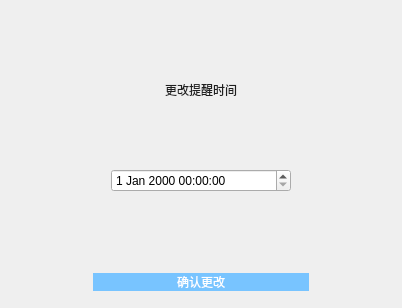
<?xml version="1.0" encoding="UTF-8"?>
<ui version="4.0">
 <class>edit_reminder</class>
 <widget class="QDialog" name="edit_reminder">
  <property name="geometry">
   <rect>
    <x>0</x>
    <y>0</y>
    <width>402</width>
    <height>308</height>
   </rect>
  </property>
  <property name="windowTitle">
   <string>Dialog</string>
  </property>
  <layout class="QGridLayout" name="gridLayout">
   <item row="0" column="0">
    <layout class="QVBoxLayout" name="verticalLayout" stretch="2,2,1,2">
     <property name="sizeConstraint">
      <enum>QLayout::SetNoConstraint</enum>
     </property>
     <property name="leftMargin">
      <number>10</number>
     </property>
     <property name="topMargin">
      <number>5</number>
     </property>
     <property name="rightMargin">
      <number>10</number>
     </property>
     <property name="bottomMargin">
      <number>5</number>
     </property>
     <item>
      <widget class="QLabel" name="label">
       <property name="styleSheet">
        <string notr="true">font: 20 14pt '微软雅黑 Light';
color: rgb(31,31,31);</string>
       </property>
       <property name="text">
        <string>更改提醒时间</string>
       </property>
       <property name="alignment">
        <set>Qt::AlignCenter</set>
       </property>
      </widget>
     </item>
     <item>
      <layout class="QHBoxLayout" name="horizontalLayout" stretch="1,2,1">
       <property name="sizeConstraint">
        <enum>QLayout::SetNoConstraint</enum>
       </property>
       <item>
        <spacer name="horizontalSpacer">
         <property name="orientation">
          <enum>Qt::Horizontal</enum>
         </property>
         <property name="sizeHint" stdset="0">
          <size>
           <width>40</width>
           <height>20</height>
          </size>
         </property>
        </spacer>
       </item>
       <item>
        <widget class="QDateTimeEdit" name="reminder_datetime"/>
       </item>
       <item>
        <spacer name="horizontalSpacer_5">
         <property name="orientation">
          <enum>Qt::Horizontal</enum>
         </property>
         <property name="sizeHint" stdset="0">
          <size>
           <width>40</width>
           <height>20</height>
          </size>
         </property>
        </spacer>
       </item>
      </layout>
     </item>
     <item>
      <spacer name="verticalSpacer">
       <property name="orientation">
        <enum>Qt::Vertical</enum>
       </property>
       <property name="sizeHint" stdset="0">
        <size>
         <width>20</width>
         <height>35</height>
        </size>
       </property>
      </spacer>
     </item>
     <item>
      <layout class="QHBoxLayout" name="horizontalLayout_2" stretch="1,3,1">
       <property name="sizeConstraint">
        <enum>QLayout::SetNoConstraint</enum>
       </property>
       <item>
        <spacer name="horizontalSpacer_3">
         <property name="orientation">
          <enum>Qt::Horizontal</enum>
         </property>
         <property name="sizeHint" stdset="0">
          <size>
           <width>40</width>
           <height>20</height>
          </size>
         </property>
        </spacer>
       </item>
       <item>
        <widget class="QPushButton" name="btn_confirm">
         <property name="styleSheet">
          <string notr="true">QPushButton{
font: 25 14pt '微软雅黑 Light';
color: rgb(255,255,255);
background-color: rgb(120,196,255);
border: none;border-radius:15px;
}QPushButton:hover{
background-color: rgb(22,218,208);
}
QPushButton:pressed{
background-color: rgb(17,171,164);
}</string>
         </property>
         <property name="text">
          <string>确认更改</string>
         </property>
        </widget>
       </item>
       <item>
        <spacer name="horizontalSpacer_4">
         <property name="orientation">
          <enum>Qt::Horizontal</enum>
         </property>
         <property name="sizeHint" stdset="0">
          <size>
           <width>40</width>
           <height>20</height>
          </size>
         </property>
        </spacer>
       </item>
      </layout>
     </item>
    </layout>
   </item>
  </layout>
 </widget>
 <resources/>
 <connections/>
</ui>
